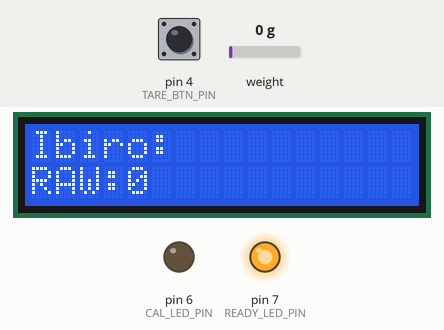
Simulated run of this sketch. Board: Arduino Uno, built with avr-gcc and run on an emulated ATmega328P. Shown: 16×2 character LCD, output pins drawn as LEDs (lit = HIGH). Dashed ring = blinking. The test bench sets the inputs (shaded band); at power-on: pin 4 (TARE_BTN_PIN) HIGH, weight on the scale 0 g. What the sketch prints to the serial monitor is not drawn.

Above: at 3.6 s.
3.7 s: pin 4 (TARE_BTN_PIN) pulled LOW for 0.15 s
At 4.02 s:
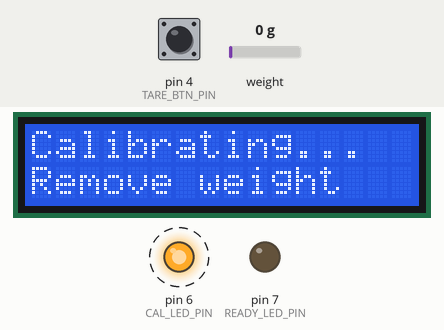
4.4 s: weight on the scale set to 100 g
At 6.4 s:
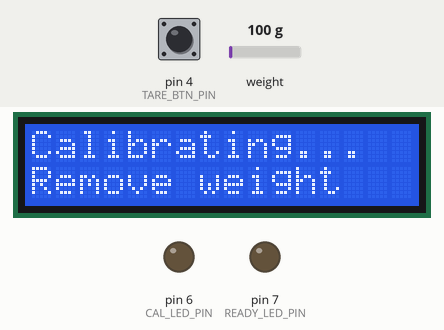
Timing chart, 0 to 13.4 s (numbered marks = the images above; inputs shaded):
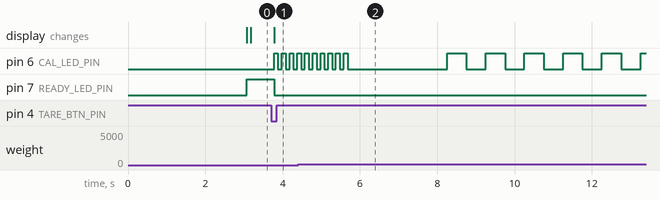

Measured:
- after the input at 3.7 s, pin 6 (CAL_LED_PIN): alternates HIGH for 0.10 s and LOW for 0.10 s, starting after 0.08 s; pin 7 (READY_LED_PIN): HIGH → LOW after 0.08 s; the display: changes after 0.08 s (image 1)

The sketch:

weiCal.ino
```cpp
#include <Wire.h>
#include <LiquidCrystal_I2C.h>
#include "HX711.h"

// =====================================================
// Hardware Configuration
// =====================================================

constexpr uint8_t HX_DT_PIN     = 2;
constexpr uint8_t HX_SCK_PIN    = 3;

constexpr uint8_t TARE_BTN_PIN  = 4;

constexpr uint8_t CAL_LED_PIN   = 6;
constexpr uint8_t READY_LED_PIN = 7;

// =====================================================
// LCD
// =====================================================

LiquidCrystal_I2C lcd(0x27, 16, 2);

// =====================================================
// HX711
// =====================================================

HX711 scale;

// =====================================================
// Timing
// =====================================================

constexpr uint32_t SPLASH_TIME_MS      = 3000;
constexpr uint32_t LCD_UPDATE_MS       = 250;
constexpr uint32_t SERIAL_UPDATE_MS    = 500;
constexpr uint32_t DEBOUNCE_MS         = 50;
constexpr uint32_t BLINK_INTERVAL_MS   = 100;

// =====================================================
// FSM States
// =====================================================

enum class SystemState
{
    SPLASH,
    NORMAL,
    CALIBRATING
};

SystemState state = SystemState::SPLASH;

// =====================================================
// Variables
// =====================================================

long tareOffset = 0;

uint32_t stateEntryTime = 0;

uint32_t lastLCDUpdate = 0;
uint32_t lastSerialUpdate = 0;
uint32_t lastBlinkTime = 0;

bool blinkState = false;

// =====================================================
// Button Handling
// =====================================================

bool buttonStableState = HIGH;
bool buttonLastReading = HIGH;

uint32_t lastDebounceTime = 0;

// =====================================================
// Forward Declarations
// =====================================================

void enterState(SystemState newState);
bool tareButtonPressed();
void updateSplash();
void updateNormal();
void updateCalibrating();

// =====================================================

void setup()
{
    Serial.begin(115200);

    pinMode(TARE_BTN_PIN, INPUT_PULLUP);

    pinMode(CAL_LED_PIN, OUTPUT);
    pinMode(READY_LED_PIN, OUTPUT);

    digitalWrite(CAL_LED_PIN, LOW);
    digitalWrite(READY_LED_PIN, LOW);

    lcd.init();
    lcd.backlight();

    scale.begin(HX_DT_PIN, HX_SCK_PIN);

    enterState(SystemState::SPLASH);
}

// =====================================================

void loop()
{
    switch(state)
    {
        case SystemState::SPLASH:
            updateSplash();
            break;

        case SystemState::NORMAL:
            updateNormal();
            break;

        case SystemState::CALIBRATING:
            updateCalibrating();
            break;
    }
}

// =====================================================

void enterState(SystemState newState)
{
    state = newState;
    stateEntryTime = millis();

    switch(state)
    {
        case SystemState::SPLASH:

            lcd.clear();
            lcd.setCursor(0,0);
            lcd.print("UMUNZANI");

            lcd.setCursor(0,1);
            lcd.print("Made in Rwanda");

            digitalWrite(CAL_LED_PIN, LOW);
            digitalWrite(READY_LED_PIN, LOW);

            break;

        case SystemState::NORMAL:

            lcd.clear();

            digitalWrite(CAL_LED_PIN, LOW);
            digitalWrite(READY_LED_PIN, HIGH);

            break;

        case SystemState::CALIBRATING:

            lcd.clear();
            lcd.setCursor(0,0);
            lcd.print("Calibrating...");
            lcd.setCursor(0,1);
            lcd.print("Remove weight");

            digitalWrite(READY_LED_PIN, LOW);

            break;
    }
}

// =====================================================

void updateSplash()
{
    if(millis() - stateEntryTime >= SPLASH_TIME_MS)
    {
        enterState(SystemState::NORMAL);
    }
}

// =====================================================

void updateNormal()
{
    if(tareButtonPressed())
    {
        enterState(SystemState::CALIBRATING);
        return;
    }

    if(millis() - lastLCDUpdate >= LCD_UPDATE_MS)
    {
        lastLCDUpdate = millis();

        long raw = scale.read();

        lcd.setCursor(0,0);
        lcd.print("Ibiro:");

        lcd.setCursor(0,1);

        char buf[17];
        snprintf(buf,sizeof(buf),"RAW:%ld    ",raw);

        lcd.print(buf);
    }
}

// =====================================================

void updateCalibrating()
{
    // Fast blink LED

    if(millis() - lastBlinkTime >= BLINK_INTERVAL_MS)
    {
        lastBlinkTime = millis();

        blinkState = !blinkState;

        digitalWrite(CAL_LED_PIN, blinkState);
    }

    // Take tare automatically after 2 sec

    if(millis() - stateEntryTime > 2000 &&
       tareOffset == 0)
    {
        tareOffset = scale.read_average(20);

        Serial.println();
        Serial.println("===========");
        Serial.print("Offset: ");
        Serial.println(tareOffset);
        Serial.println("Place known weight now");
        Serial.println("===========");
    }

    if(tareOffset != 0 &&
       millis() - lastSerialUpdate >= SERIAL_UPDATE_MS)
    {
        lastSerialUpdate = millis();

        long raw = scale.read_average(5);

        Serial.print("Raw: ");
        Serial.println(raw);
    }

    // Press button again to exit

    if(tareOffset != 0 &&
       tareButtonPressed())
    {
        digitalWrite(CAL_LED_PIN, LOW);

        enterState(SystemState::NORMAL);
    }
}

// =====================================================

bool tareButtonPressed()
{
    bool reading = digitalRead(TARE_BTN_PIN);

    if(reading != buttonLastReading)
    {
        lastDebounceTime = millis();
    }

    if((millis() - lastDebounceTime) > DEBOUNCE_MS)
    {
        if(reading != buttonStableState)
        {
            buttonStableState = reading;

            if(buttonStableState == LOW)
            {
                buttonLastReading = reading;
                return true;
            }
        }
    }

    buttonLastReading = reading;
    return false;
}
```
